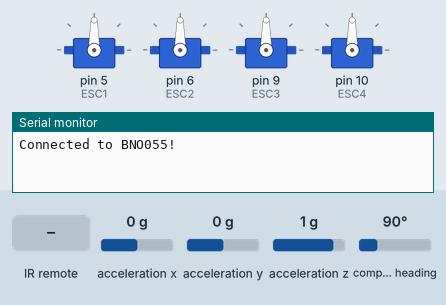
Bench run of a sketch on a simulated Arduino Uno, built with avr-gcc and run on an emulated ATmega328P. Parts: 4 × servo, the last lines printed to the serial monitor. Inputs (shaded band) come from the test bench; at power-on: acceleration x 0 g, acceleration y 0 g, acceleration z 1 g, compass heading 90°. At 12.4 s the program stops and its outputs stay as they are.

Above: at 0.1 s.
At 12.2 s:
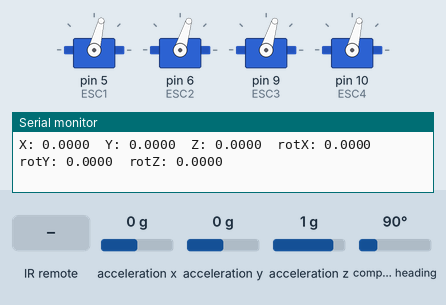
12.3 s: infrared code 0x1 received
At 13.3 s:
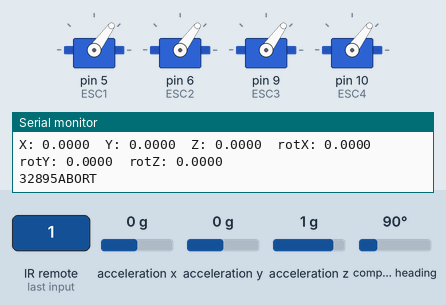
Timing chart, 0 to 13.9 s (numbered marks = the images above; inputs shaded):
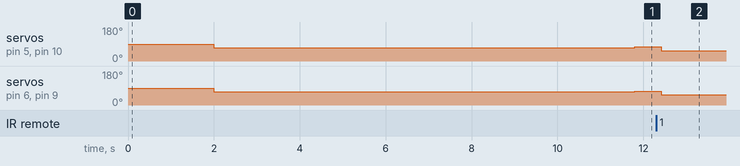

Measured:
- after the input at 12.3 s, servo on pin 5 (ESC1), servo on pin 10 (ESC4): 76° → 54° after 0.11 s

The sketch:

BNO055_v1.1.ino
```cpp
    #include <Wire.h>
    #include <Adafruit_Sensor.h>
    #include <Adafruit_BNO055.h>
    #include <utility/imumaths.h>
    #include <Servo.h>
    #include <IRremote.h>

    #define MIN_SPEED 0
    #define MAX_SPEED 200
    #define A_S 8.0 //"Abort Speed" is the acceleration required to abort flight

    Adafruit_BNO055 bno = Adafruit_BNO055(55);
    Servo ESC1, ESC2, ESC3, ESC4; //four motors, with the battery cable facing towards
                                  //you, they go counter-clockwise in order, starting from the front right as
                                  // ESC1, ESC2, ESC3, ESC4

    IRrecv receiver1(2);          //IR Receiver on pin 2
    IRrecv receiver2(3);          //IR Receiver on pin 3
    decode_results IRoutput1;     //Not sure what that datatype is, but it holds the output from IR1
    decode_results IRoutput2;     //Same, but for IR2

    /* Arms the servo motors through the ESC
     * Wait for two seconds, then send a very
     * small speed for 9 seconds
     */
    void arm(){
      delay(2000);
      for(int i = 0; i < 90; i++){
        ESC1.writeMicroseconds(1260);
        ESC2.writeMicroseconds(1260);
        ESC3.writeMicroseconds(1260);
        ESC4.writeMicroseconds(1260);
        delay(100);
      }
    }

    /* Sets the speed of a single motor
     * motor num can be between 1-4
     * 1 being ESC1, and so on
     */
    void setSpeedSingle(int speed, int motorNum){
      if(motorNum >= 1 && motorNum <= 4){
        if(speed <= MAX_SPEED){
          int angle = map(speed, 0, 200, 1275, 1750);
          switch(motorNum){
            case 1:
              ESC1.writeMicroseconds(angle);
              break;
            case 2:
              ESC2.writeMicroseconds(angle);
              break;
            case 3:
              ESC3.writeMicroseconds(angle);
              break;
            case 4:
              ESC4.writeMicroseconds(angle);
              break;
          }
        }
      }
    }

    /*
     * Sets the speed of all motors to same value
     * NOTE: IMPROVEMENT NEEDED, USE writeMicroseconds() INSTEAD OF write()
     */
    void setSpeed(int speed){
      if(speed <= 100){
        int angle = map(speed, 0, 300, 1275, 1750);
        ESC1.writeMicroseconds(angle);
        ESC2.writeMicroseconds(angle);
        ESC3.writeMicroseconds(angle);
        ESC4.writeMicroseconds(angle);
        Serial.println(angle);
      }
    }

    /*
     * used for terminating flight
     */
    void abort(void){
      Serial.println("ABORT");
      ESC1.writeMicroseconds(1100);
      ESC2.writeMicroseconds(1100);
      ESC3.writeMicroseconds(1100);
      ESC4.writeMicroseconds(1100);
      while(1){};
    }


    /*
     * called once at startup, enables the motors
     * IR receivers, and gyroscope, then arms motors
     */
    void setup(void)
    {
      Serial.begin(9600);
      Serial.setTimeout(10);

      ESC1.attach(5);
      ESC2.attach(6);
      ESC3.attach(9);
      ESC4.attach(10);

      receiver1.enableIRIn();
      receiver2.enableIRIn();

      /* Initialise the sensor */
      if(!bno.begin())
      {
        Serial.print("BNO055 detected ... Check wiring");
        while(1);
      } else {
        Serial.println("Connected to BNO055!");
      }
      arm();
      bno.setExtCrystalUse(true);
    }


    float xRot = 0;
    float yRot = 0;
    float zRot = 0;

    short setCalibrate = 0;
    float calibrateX = 0.0; //calibration for rotation
    float calibrateY = 0.0;
    float calibrateZ = 0.0;

    imu::Vector<3> acc;
    imu::Vector<3> calibrateAcc; //calibration for acceleration

    short m1Speed = MIN_SPEED + 19;
    short m2Speed = MIN_SPEED + 9;
    short m3Speed = MIN_SPEED + 9;
    short m4Speed = MIN_SPEED + 19;


    bool balance;

    void move(){

      balance = true;

      if(acc.x() > 1){
        m1Speed++;
        m4Speed++;
        m2Speed--;
        m3Speed--;
      } else if(acc.x() < -1){
        m1Speed--;
        m4Speed--;
        m2Speed++;
        m3Speed++;
      }

      if(acc.y() > 1){
        m1Speed++;
        m2Speed++;
        m3Speed--;
        m4Speed--;
      } else if(acc.y() < -1){
        m1Speed++;
        m2Speed++;
        m3Speed--;
        m4Speed--;
      }

      if (yRot < -1){
        m2Speed ++;
        m3Speed ++;
        if(yRot > -3){
          m1Speed--;
          m4Speed--;
        } else {
          m1Speed + (yRot*.5);
          m4Speed + (yRot*.5);
        }

        balance = false;
      }
      else if (yRot > 1){
        m1Speed ++;
        m4Speed ++;
        if(yRot < 3){
          m2Speed --;
          m3Speed --;
        } else {
          m2Speed - (yRot*.5);
          m3Speed - (yRot*.5);
        }

        balance = false;
      }

      if (zRot > 1){
        m3Speed ++;
        m4Speed ++;
        if(zRot < 3){
          m1Speed --;
          m2Speed --;
        } else {
          m1Speed - (zRot*.5);
          m2Speed - (zRot*.5);
        }
        balance = false;
      }
      else if (zRot < -1){
        m1Speed ++;
        m2Speed ++;
        if(zRot > -3){
          m3Speed --;
          m4Speed --;
        } else {
          m3Speed + (zRot*.333);
          m4Speed + (zRot*.333);
        }
        balance = false;
      }

      if (balance == true){
        m1Speed ++;
        m2Speed ++;
        m3Speed ++;
        m4Speed ++;
      }

      setSpeedSingle(m1Speed, 1);
      setSpeedSingle(m2Speed, 2);
      setSpeedSingle(m3Speed, 3);
      setSpeedSingle(m4Speed, 4);

    /*
      if(goingUp == 1){
        m1Speed += 1;
        m2Speed += 1;
        m3Speed += 1;
        m4Speed += 1;
        if(m1Speed > MIN_SPEED + 20){
          goingUp = 0;
        }
      } else {
        m1Speed -= 1;
        m2Speed -= 1;
        m3Speed -= 1;
        m4Speed -= 1;
        if(m1Speed <= MIN_SPEED){
          goingUp = 1;
        }
      }

      setSpeedSingle(m1Speed, 1);
      setSpeedSingle(m2Speed, 2);
      setSpeedSingle(m3Speed, 3);
      setSpeedSingle(m4Speed, 4);
      delay(500);
      */
      delay(200);
    }

    void loop(void)
    {


      static float calibrateXAcc = 0.0;
      static float calibrateYAcc = 0.0;
      static float calibrateZAcc = 0.0;

      //If an IR signal is received, then abort the flight
      //10839 38221 2686 1918 are "off" signals from remote control (saving this for future reference)
      if(receiver1.decode(&IRoutput1)){
        unsigned int value = IRoutput1.value;
        Serial.print(value);
        abort();
        receiver1.resume();
      }
      if(receiver2.decode(&IRoutput2)){
        unsigned int value = IRoutput2.value;
        Serial.print(value);
        abort();
        receiver2.resume();
      }

      /* Get a new sensor event */
      sensors_event_t event;
      bno.getEvent(&event);

      xRot = event.orientation.x - calibrateX;
      yRot = event.orientation.y - calibrateY;
      zRot = event.orientation.z - calibrateZ;

      acc = bno.getVector(Adafruit_BNO055::VECTOR_LINEARACCEL);

      Serial.print("X: ");
      Serial.print(acc.x(), 4);
      Serial.print("\tY: ");
      Serial.print(acc.y(), 4);
      Serial.print("\tZ: ");
      Serial.print(acc.z(), 4);
      Serial.print("\trotX: ");
      Serial.print(xRot, 4);
      Serial.print("\trotY: ");
      Serial.print(yRot, 4);
      Serial.print("\trotZ: ");
      Serial.print(zRot, 4);
      Serial.println("");

      if(setCalibrate == 6){
        calibrateX = event.orientation.x;
        calibrateY = event.orientation.y;
        calibrateZ = event.orientation.z;

        setCalibrate += 1;
      } else if(setCalibrate < 6) {
        setCalibrate += 1;
      } else {
        if(acc.x() >= A_S || acc.x() <= -A_S || acc.y() >= A_S || acc.y() <= -A_S || acc.z() >= A_S || acc.z() <= -A_S){
          abort();
          Serial.println("abort");
        }
        //programming loop goes here
        move();
      }

      delay(100);
    }
```
